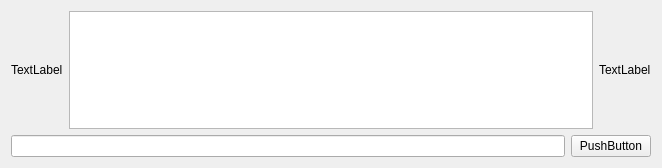
<?xml version="1.0" encoding="UTF-8"?>
<ui version="4.0">
 <class>ChatAndStatus</class>
 <widget class="QWidget" name="ChatAndStatus">
  <property name="geometry">
   <rect>
    <x>0</x>
    <y>0</y>
    <width>662</width>
    <height>168</height>
   </rect>
  </property>
  <property name="windowTitle">
   <string>Form</string>
  </property>
  <layout class="QGridLayout" name="gridLayout">
   <item row="0" column="0">
    <layout class="QVBoxLayout" name="verticalLayout">
     <item>
      <layout class="QHBoxLayout" name="horizontalLayout">
       <item>
        <widget class="QLabel" name="labelLeft">
         <property name="text">
          <string>TextLabel</string>
         </property>
        </widget>
       </item>
       <item>
        <widget class="QTextBrowser" name="textBrowser"/>
       </item>
       <item>
        <widget class="QLabel" name="labelRight">
         <property name="text">
          <string>TextLabel</string>
         </property>
        </widget>
       </item>
      </layout>
     </item>
     <item>
      <layout class="QHBoxLayout" name="horizontalLayout_2">
       <item>
        <widget class="QLineEdit" name="lineEdit"/>
       </item>
       <item>
        <widget class="QPushButton" name="buttonEnter">
         <property name="text">
          <string>PushButton</string>
         </property>
        </widget>
       </item>
      </layout>
     </item>
    </layout>
   </item>
  </layout>
 </widget>
 <resources/>
 <connections/>
</ui>
